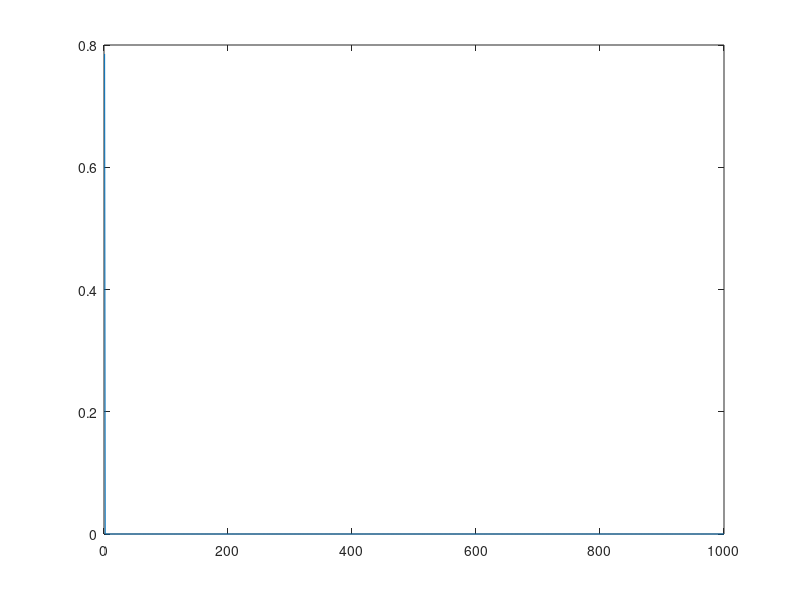
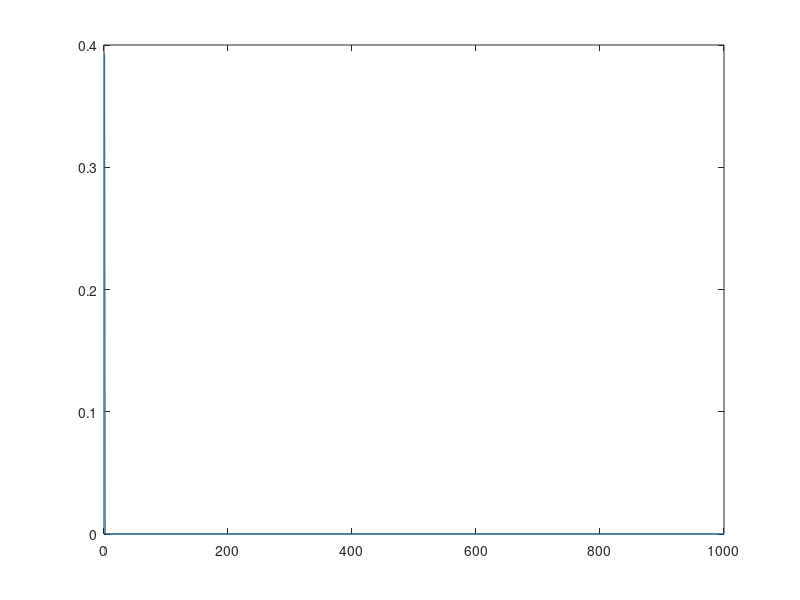

MATLAB code to generate these figures, in order:
%% EE6013_A5.m

%% Clean Up

clear all;
close all;
clc

%% Variables

jacobian = [1,1,0];
% iterations = 50;
max = 1000;
multipleShootingIt = 20;
t = 1:1:max;

%%

a = zeros(max,3);
lambda = zeros(max,length(jacobian));
x1 = zeros(max,1);
x2 = zeros(max,1);
u = zeros(max,1);
u(1) = pi;
initialGuess = [1/4*pi;1/8*pi];
x1(1) = initialGuess(1);
x2(1) = initialGuess(2);

%% Sequential Shooting
count = 0;




%% Plotting

figure('name','X1')
plot(t,x1(:));

figure('name','X2')
plot(t,x2(:));


%% Function

function val = isPosDef(aPrev)

    hess = find_h(aPrev);
    h_eig = eig(hess);
    posEig = true;
    if length(hess) == 3
        for i = 1:length(h_eig)
            if (h_eig(i) <= 0)
                posEig = false;
            end
        end
    end
    
    if posEig
        val = true;
    else
        val = false;
    end
    
end


function a_i = find_g(aPrev,lambda)

    a_i = [cos(aPrev(1));-sin(aPrev(2));1] + lambda';

end


function hess = find_h(aPrev)

    hess = [-sin(aPrev(1)), 0,0; 0, -cos(aPrev(2)),0;0,0,0];

end
